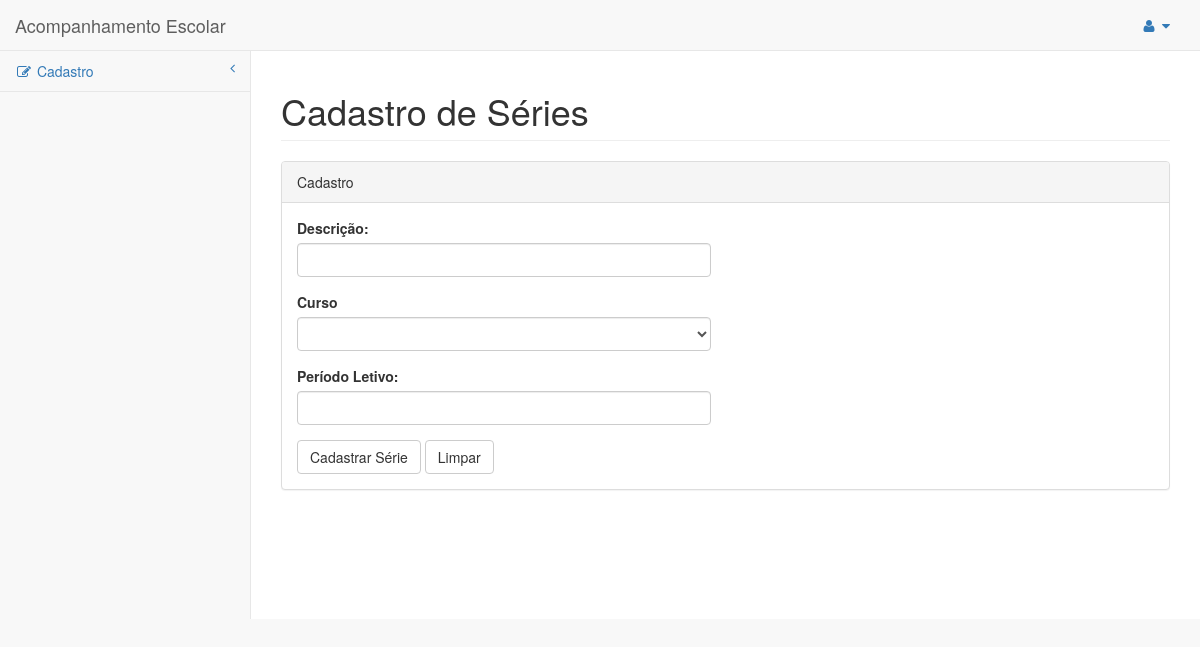
The app's page /index.php/serie/editar, older data.
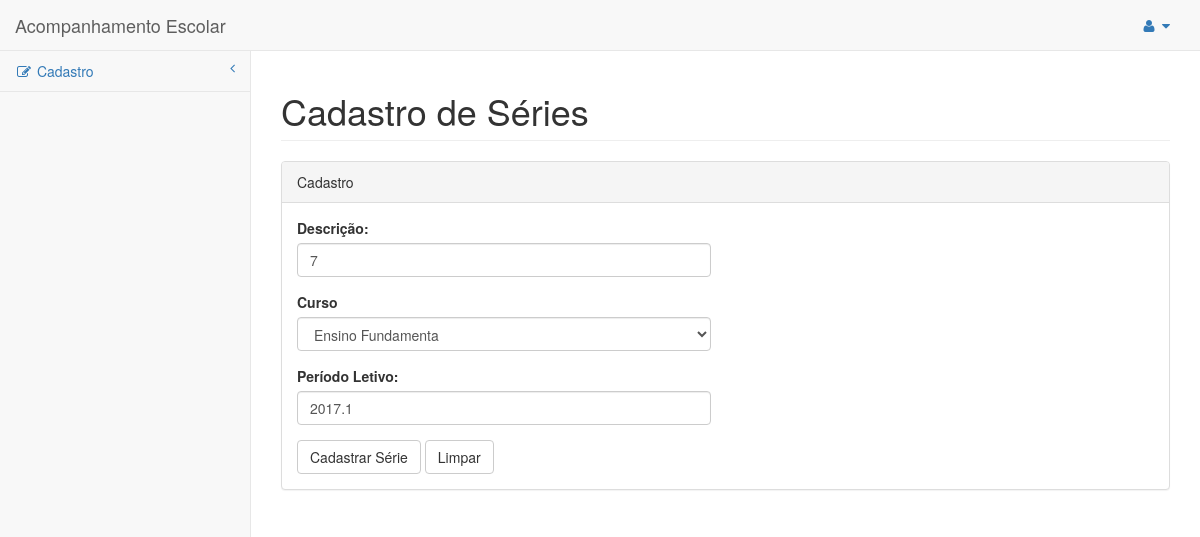
The same page, newer data.
### tables this page shows
CREATE TABLE `serie` (
  `id` int(11) NOT NULL,
  `nome` varchar(45) NOT NULL,
  `periodo_letivo` varchar(8) DEFAULT NULL,
  `curso_id` int(11) NOT NULL
);

### application/controllers/Serie.php (called while the page is built, shortened)
<?php
class Serie extends CI_Controller {
    public function __construct()
    {
        $this->load->model('M_serie');
    }
    public function editar()
    {
        $this->load->model('M_curso');
        $id = $this->input->post('id');
        $dados = $this->M_serie->get($id)->result_array()[0];
        $dados['resultado'] = $this->M_curso->get()->result_array();
        $this->load->view('serie/cadSerie', $dados);
    }
}

### index.php (called while the page is built, shortened)
<?php
require_once BASEPATH.'core/CodeIgniter.php';

### application/models/M_serie.php (called while the page is built, shortened)
<?php
class M_serie extends CI_Model
{
    private $tabel = 'serie';
    public function get($id = null){
        $this->db->order_by(" id", 'desc');
        return $this->db->get($this->tabel);
    }
}

### application/models/M_curso.php (called while the page is built, shortened)
<?php
class M_curso extends CI_Model
{
    private $tabel = 'curso';
    public function get($id = null){
        $this->db->order_by("id", 'desc');
        return $this->db->get($this->tabel);
    }
}

### application/views/serie/cadSerie.php (the view, shortened to what the changed rows need)
<?php
$this->load->view('include/header.php');
?>
    <div id="wrapper">
        <div id="page-wrapper">
            <div class="row">
                <div class="col-lg-12">
                    <h1 class="page-header">Cadastro de Séries</h1>
                </div>
            </div>
            <div class="row">
                <div class="col-lg-12">
                    <div class="panel panel-default">
                        <div class="panel-body">
                            <div class="row">
                                <div class="col-lg-6">
                                    <?php echo  form_open('serie/store')  ?>
                                        <div class="form-group">
                                            <label>Descrição:</label>
                                            <input class="form-control" name="nome" placeholder="" value="<?php echo isset($nome)? $nome:""?>">
                                        </div>
                                        <div class="form-group">
                                            <label>Curso</label>
                                            <select name="id_curso" class="form-control">
                                                <?php foreach ($resultado as $result): ?>
                                                	<?php if($result['id'] == $curso_id): ?>
                                                   		<option value="<?php echo $result['id'] ?>" selected><?php echo $result['nome_curso']?></option>
                                                    <?php else :?>
                                                    	<option value="<?php echo $result['id'] ?>"><?php echo $result['nome_curso']?></option>
                                                	<?php endif;?>
                                                <?php endforeach; ?>
                                            </select>
                                        </div>
                                        <div class="form-group">
                                            <label>Período Letivo:</label>
                                            <input class="form-control" name="periodo" placeholder="" value="<?php echo isset($periodo_letivo)?$periodo_letivo:""?>">
                                        </div>
                                    <?php echo form_close(); ?>
                                </div>
                            </div>
                        </div>
                    </div>
                </div>
            </div>
        </div>
    </div>

### application/views/include/header.php (shortened to what the changed rows need)
<!DOCTYPE html>
<html>
    <head>
        <link rel="stylesheet" type="text/css" href="<?php echo base_url('vendor/bootstrap/css/bootstrap.min.css'); ?>">
        <link rel="stylesheet" href="<?php echo base_url('vendor/metisMenu/metisMenu.min.css'); ?>">
        <link rel="stylesheet" href="<?php echo base_url('dist/css/sb-admin-2.css'); ?>">
        <link rel="stylesheet" href="<?php echo base_url('vendor/font-awesome/css/font-awesome.min.css'); ?>">
    </head>
    <body>
        <div id="wrapper">
        <nav class="navbar navbar-default navbar-static-top" role="navigation" style="margin-bottom: 0">
            <div class="navbar-header">
                <a class="navbar-brand" href="index.html">Acompanhamento Escolar</a>
            </div>
        </nav>
    </div>

Row changes from the older to the newer data that the page shows:
added serie: nome "7", periodo "2017.1"
Text that changed along with them:
form field id_curso: (not shown) → "Ensino Fundamenta"
